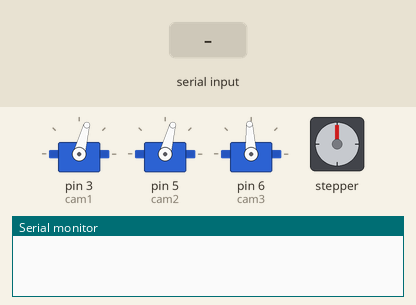
A sketch run on a simulated Arduino Uno, built with avr-gcc and run on an emulated ATmega328P. Parts: 3 × servo, stepper motor, the last lines printed to the serial monitor. The inputs (shaded band) are chosen by the test bench. Stepper angles assume 12800 steps per turn.

Above: at 6.2 s.
6.3 s: byte 32 (' ') received over Serial
At 6.8 s:
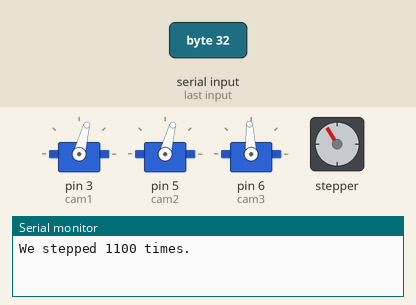
8.0 s: byte 32 (' ') received over Serial
At 9.3 s:
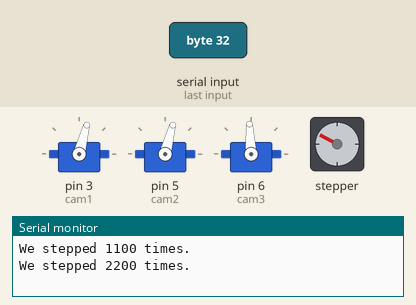
Timing chart, 0 to 11.0 s (numbered marks = the images above; inputs shaded):
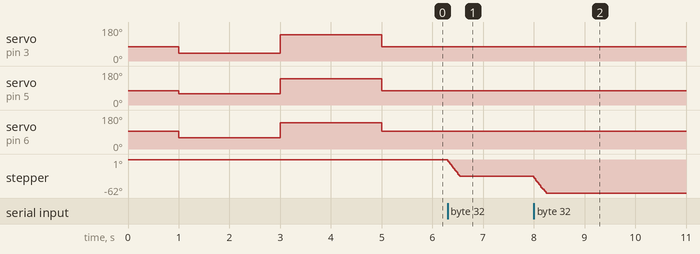

The sketch:

beltCalibration.ino
```cpp
#include <Servo.h>
#include <Stepper.h>
#include <Wire.h>
#include <Servo.h>

// Defining servos
Servo cam1;
Servo cam2;
Servo cam3;

// Defining stepper motor info
const int stepsPerRevolution  = 3200*4; // microstepping 1/16
const int dirPin = 8;
const int stepPin = 10;
int num_steps = 0;
int inKeyboard; //what user typed into serial
Stepper belt = Stepper(stepsPerRevolution, stepPin, dirPin);


void setup() {
  Serial.begin(115200);
  // put your setup code here, to run once:
  // setting speed of stepper motor for belt
  belt.setSpeed(20); // 10 original speed, 20 works tho
  // attaching servos
  cam1.attach(3);  // listens to pin 3, longest
  cam2.attach(5);  // listens to pin 5
  cam3.attach(6);  // listens to pin 6, shortest
  // hit left most pin, 30
//  cam1.write(120); // 80 , 40 left most
//  cam2.write(140);
//  cam3.write(140); //100 , 140 right most
//  cam1.write(80); // 80 , 40 left most
//  cam2.write(90);
  //cam3.write(90); //100 , 140 right most
  //NOTES
  //FLAT: cam1: 80, cam2: 90, cam3: 100
  makeCamsFlat();

delay(1000);
rightPinsUp();
  delay(2000);
 leftPinsUp();
 delay(2000);
//
makeCamsFlat();
//  bothPinsUp();
//  delay(2000);
//  bothPinsUp2();
}

void makeCamsFlat() {
  cam1.write(75); //
  cam2.write(75); // was 90
  cam3.write(93); // was 100
}

void rightPinsUp() {
  //cam1.write(170); // WAS 25
//  cam1.write(25);
//  cam2.write(30);
//  cam3.write(35);
//
  cam1.write(40);
  cam2.write(60);
  cam3.write(60);
//
//cam1.write(45);
//cam2.write(65);
//cam3.write(65);
//  cam2.write(90 - 52);
//  cam3.write(100 - 52); //100 , 140 right most
}

void bothPinsUp() {
  cam1.write(150);
  //cam2.write(180); // does not have a pos currently
  //cam3.write(180); // does not have a pos currently

  cam2.write(90-52);
  cam3.write(100-52);
}

void bothPinsUp2() {
  cam2.write(90+60);
  cam3.write(90+60);
}

void leftPinsUp() {
//  cam1.write(70 + 60); //13- // 80 , 40 left most
//  cam2.write(180); //150
//  cam3.write(90 + 60); //150  //100 , 140 right most

  cam1.write(140);
  cam2.write(140);
  cam3.write(140);
}

void loop() {
  // put your main code here, to run repeatedly:
  //makeCamsFlat();
//  leftPinsUp();
//  rightPinsUp();
  //makeCamsFlat();
   if (Serial.available()) {
    inKeyboard = Serial.read();
    switch (inKeyboard) { //determine appropiate function to run based on input
      case ' ': //continue looping
        belt.step(-1100);
        num_steps = num_steps + 1100; // 1100 steps ?
        Serial.print("We stepped "); Serial.print(num_steps); Serial.println(" times.");
        break;
      }
   }
}
```

Measured:
- after the input at 6.3 s, stepper: turns 31° counter-clockwise in 0.24 s, starting at once
- after the input at 8.0 s, stepper: turns 31° counter-clockwise in 0.24 s, starting at once
